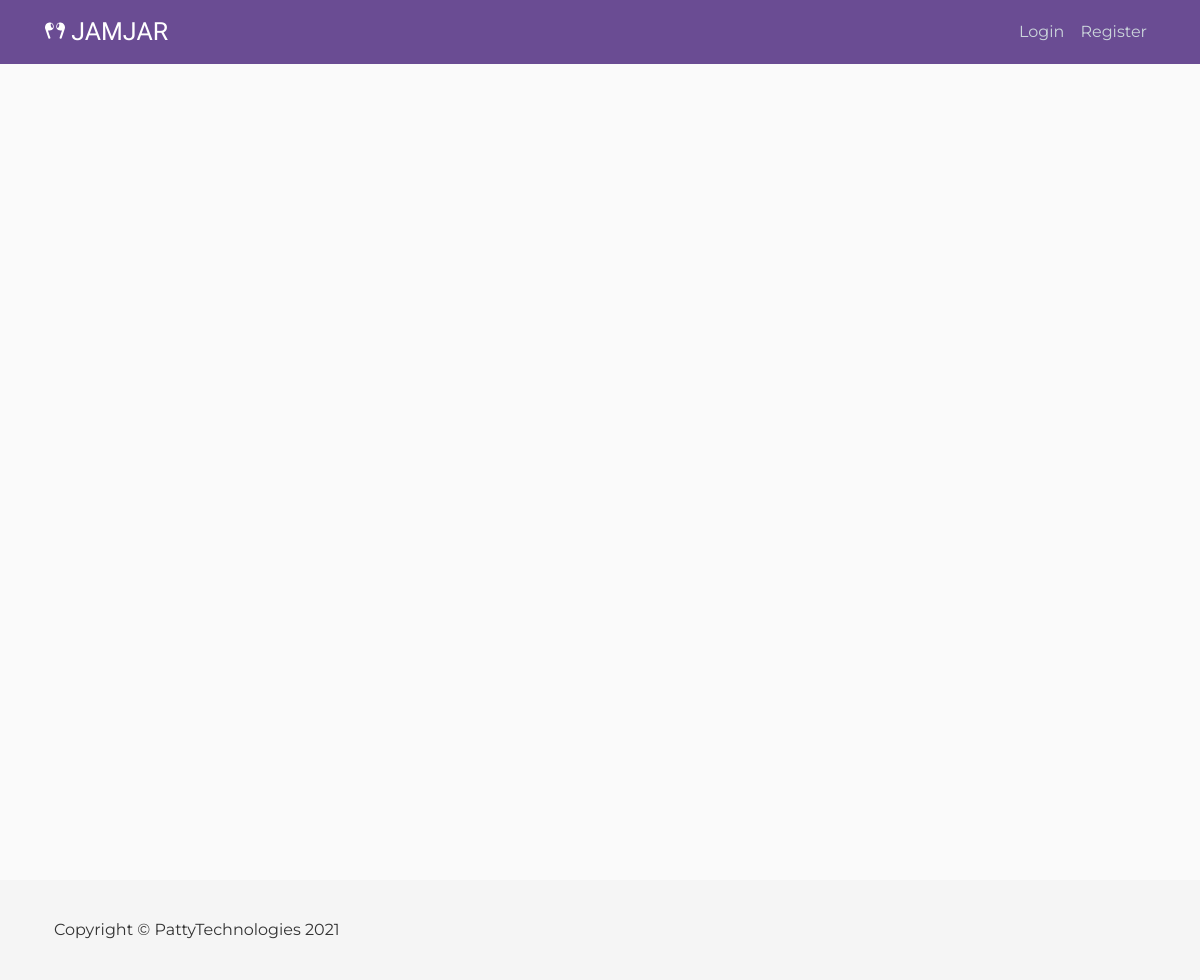
The app's page /, older data.
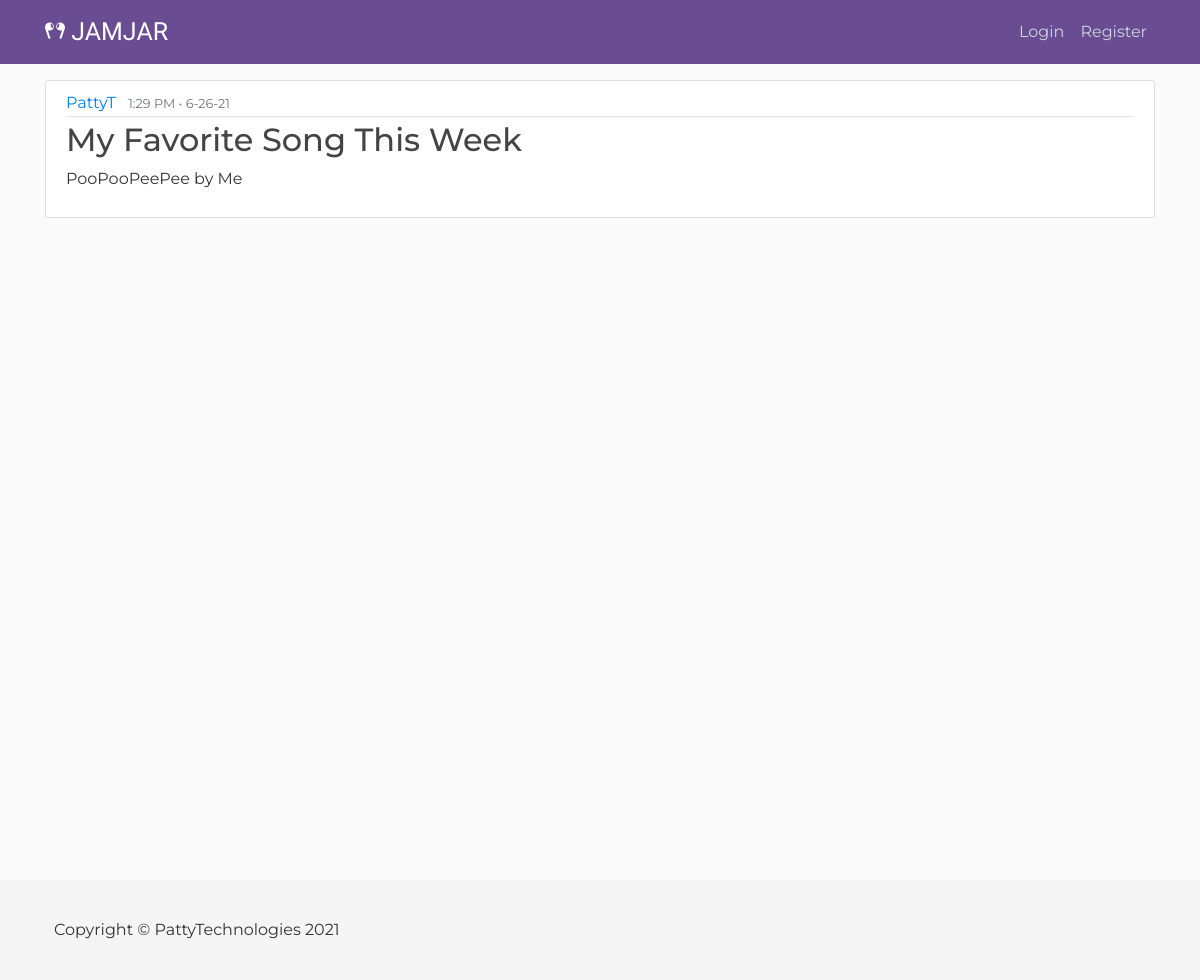
The same page, newer data.
### blog/models.py (models this page shows)
class Post(models.Model):
    title = models.CharField(max_length = 100)
    content = models.TextField()
    date_posted = models.DateTimeField(default=timezone.now)
    author = models.ForeignKey(User, on_delete = models.CASCADE)

### blog/views.py (the view)
# urls.py: path('', views.home, name = 'blog-home')
def home(request):
    context = {
        'posts' : Post.objects.all()
    }
    return render(request, 'blog/home.html', context)

### blog/templates/blog/home.html
{% extends "blog/base.html" %}
{% block content %}
    {% for post in posts %}
        <article class="media content-section">
            <div class="media-body">
                <div class="article-metadata">
                    <a class="mr-2" href="#">{{ post.author }}</a>
                    <small class="text-muted">{{ post.date_posted|date:"g:i A • n-j-y" }}</small>
                </div>
                <h2><a class="article-title" href="#">{{ post.title }}</a></h2>
                <p class="article-content">{{ post.content }}</p>
            </div>
        </article>
    {% endfor %}
{% endblock content %}

### blog/templates/blog/base.html (shortened to what this page needs)
{% load static %}
<!DOCTYPE html>
<html>
<head>
    <link rel="stylesheet" href="https://maxcdn.bootstrapcdn.com/bootstrap/4.0.0/css/bootstrap.min.css">
    <link rel="stylesheet" type = "text/css" href = "/static/blog/main.css">
</head>
<body>
    <header class="site-header">
        <nav class="navbar navbar-expand-md navbar-dark bg-jj fixed-top">
          <div class="container">
            <a class="navbar-brand mr-4 jjfont" href="/">
                 JAMJAR</a>
            <div class="collapse navbar-collapse" id="navbarToggle">
              <div class="navbar-nav">
                {% if user.is_authenticated %}
                  <a class="nav-item nav-link" href="/">
                    <svg xmlns="http://www.w3.org/2000/svg" width="16" height="16" fill="currentColor" class="bi bi-house-fill" viewBox="0 0 16 16">
                    <path fill-rule="evenodd" d="m8 3.293 6 6V13.5a1.5 1.5 0 0 1-1.5 1.5h-9A1.5 1.5 0 0 1 2 13.5V9.293l6-6zm5-.793V6l-2-2V2.5a.5.5 0 0 1 .5-.5h1a.5.5 0 0 1 .5.5z"/>
                    <path fill-rule="evenodd" d="M7.293 1.5a1 1 0 0 1 1.414 0l6.647 6.646a.5.5 0 0 1-.708.708L8 2.207 1.354 8.854a.5.5 0 1 1-.708-.708L7.293 1.5z"/>
                    </svg></a>
                  <a class="nav-item nav-link" href="{% url 'profile' %}">
                    <svg xmlns="http://www.w3.org/2000/svg" width="16" height="16" fill="currentColor" class="bi bi-person-circle" viewBox="0 0 16 16">
                    <path d="M11 6a3 3 0 1 1-6 0 3 3 0 0 1 6 0z"/>
                    <path fill-rule="evenodd" d="M0 8a8 8 0 1 1 16 0A8 8 0 0 1 0 8zm8-7a7 7 0 0 0-5.468 11.37C3.242 11.226 4.805 10 8 10s4.757 1.225 5.468 2.37A7 7 0 0 0 8 1z"/>
                    </svg></a>
                  <a class="nav-item nav-link" href="{% url 'logout' %}">Logout</a>
                {% else %}
                  <a class="nav-item nav-link" href="{% url 'login' %}">Login</a>
                  <a class="nav-item nav-link" href="{% url 'register' %}">Register</a>
                {% endif %}
              </div>
            </div>
          </div>
        </nav>
    </header>
    <main role="main" class="container" style="height: 100vh">
        <div class="row">
          <div class="col-md-12">
            {% block content %} {% endblock %}
          </div>
        </div>
    </main>
    <footer class=" navbar navbar-default navbar-static-bottom py-2 bg-grey">
        <div class="container px-4">
          <p class="m-0 text-center text-black">Copyright &copy; PattyTechnologies 2021</p>
        </div>
    </footer>
</body>
</html>

### blog/static/blog/main.css (style rules this page uses)
body { background: #fafafa; color: #333333; margin-top: 5rem; font-family: 'Montserrat', sans-serif }
footer { position: absolute; bottom: 0; height: 100px; }
h1, h2, h3, h4, h5, h6 { color: #444444; }
.bg-jj { background-color: #6a4c93; }
.bg-grey { background-color: #f5f5f5; }
.site-header .navbar-nav .nav-link { color: #cbd5db; }
.content-section { background: #ffffff; padding: 10px 20px; border: 1px solid #dddddd; border-radius: 3px; margin-bottom: 20px; }
.article-title { color: #444444; }
.article-content { white-space: pre-line; }
.article-metadata { padding-bottom: 1px; margin-bottom: 4px; border-bottom: 1px solid #e3e3e3 }
.jjfont { font-family: 'Hammersmith One', sans-serif; font-size: 25px; }

Row changes from the older to the newer data that the page shows:
added Post: author "PattyT", date_posted "1:29 PM • 6-26-21", title "My Favorite Song This Week", content "PooPooPeePee by Me"
